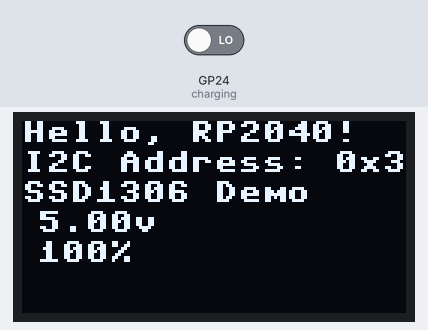
The program below on a simulated Raspberry Pi Pico running MicroPython. Parts: 128×64 one-colour display. The test bench sets the inputs (shaded band); at power-on: GP24 (charging) LOW. Library files of the repository ran but are not shown: ssd1306.py; what the program prints to the serial console is not drawn.

Above: at 1.2 s.
1.3 s: GP24 (charging) driven HIGH
At 2.8 s:
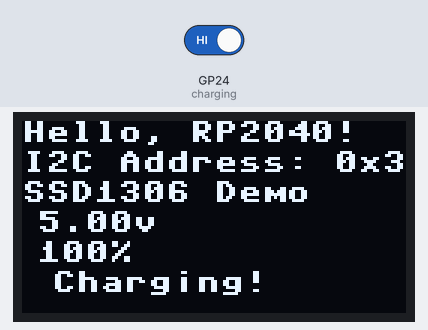
3.1 s: GP24 (charging) driven LOW
At 4.5 s:
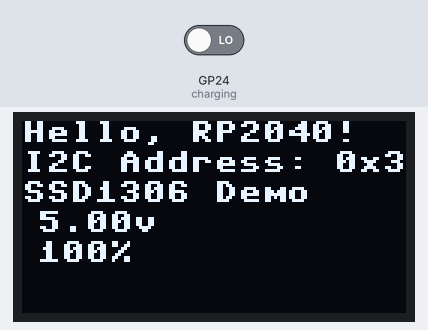
Timing chart, 0 to 6.1 s (numbered marks = the images above; inputs shaded):
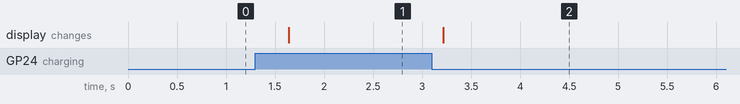

Measured:
- after the input at 1.3 s, the display: changes after 0.34 s (image 1)
- after the input at 3.1 s, the display: changes after 0.11 s (image 2)

The program:

main.py
```python
# This example reads the voltage from a LiPo battery connected to Pimoroni Pico LiPo
# and uses this reading to calculate how much charge is left in the battery.
# It then displays the info on the screen of Pico Display (or Pico Display 2.0).
# With Pimoroni Pico LiPo, you can read the battery percentage while it's charging.
# Save this code as main.py on your Pico if you want it to run automatically!

from machine import ADC, Pin, I2C
import time

from ssd1306 import SSD1306_I2C

vsys = ADC(Pin(29))                 # reads the system input voltage
charging = Pin(24, Pin.IN)          # reading GP24 tells us whether or not USB power is connected
conversion_factor = 3 * 3.3 / 65535

full_battery = 4.2                  # reference voltages for a full/empty battery, in volts
empty_battery = 2.8                 # the values could vary by battery size/manufacturer so you might need to adjust them


i2c = I2C(id=0, scl=Pin(5), sda=Pin(4), freq=400000)

print('Scan i2c bus...')
devices = i2c.scan()

if len(devices) == 0:
    print("No i2c device !")
else:
    print('i2c devices found:',len(devices))

for device in devices:
    print("Decimal address: ",device," | Hexa address: ",hex(device))


print(i2c.scan())
#i2c.writeto(0x3c, b'\x00\xAE')
print("test")

# Create the SSD1306 OLED object.
# The display is 128 wide and 64 high, at I2C address 0x3C.
oled = SSD1306_I2C(128, 64, i2c, addr=0x3C)


while True:

    oled.fill(0)
    oled.text("Hello, RP2040!", 0, 0)
    oled.text("I2C Address: 0x3C", 0, 10)
    oled.text("SSD1306 Demo", 0, 20)

    # convert the raw ADC read into a voltage, and then a percentage
    voltage = vsys.read_u16() * conversion_factor
    percentage = 100 * ((voltage - empty_battery) / (full_battery - empty_battery))
    if percentage > 100:
        percentage = 100


    if charging.value() == 1:         # if it's plugged into USB power...
        oled.text("Charging!", 10, 50)

    oled.text('{:.2f}'.format(voltage) + "v", 5, 30)
    oled.text('{:.0f}%'.format(percentage), 5, 40)
    oled.show()

    time.sleep(0.5)
```
